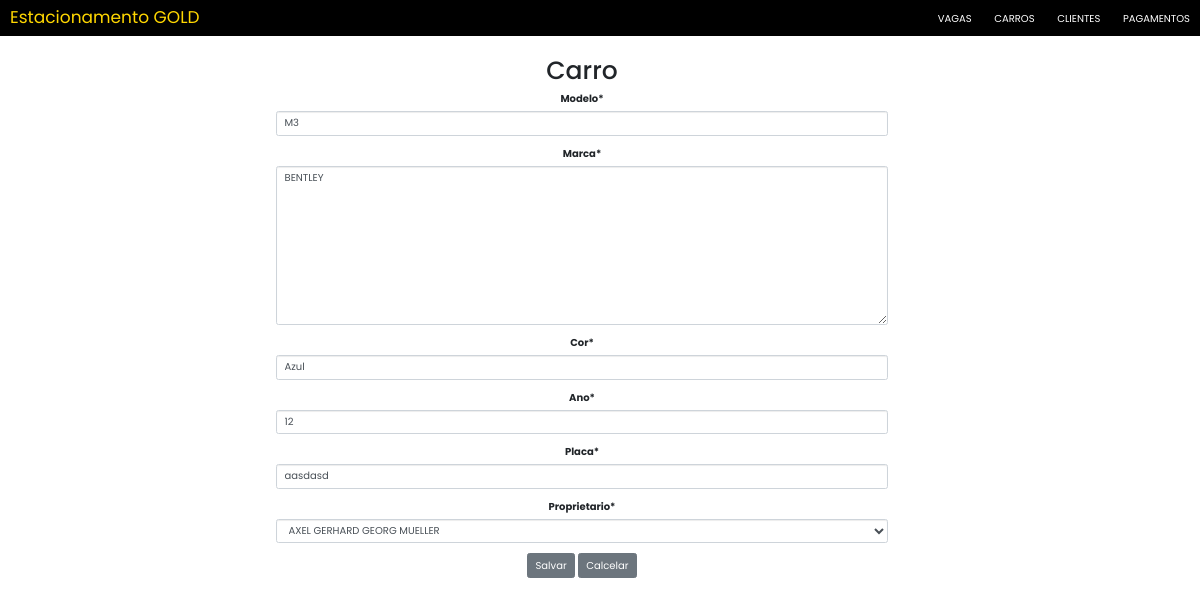
/carros/update/1/, run on an earlier commit of the app's database.
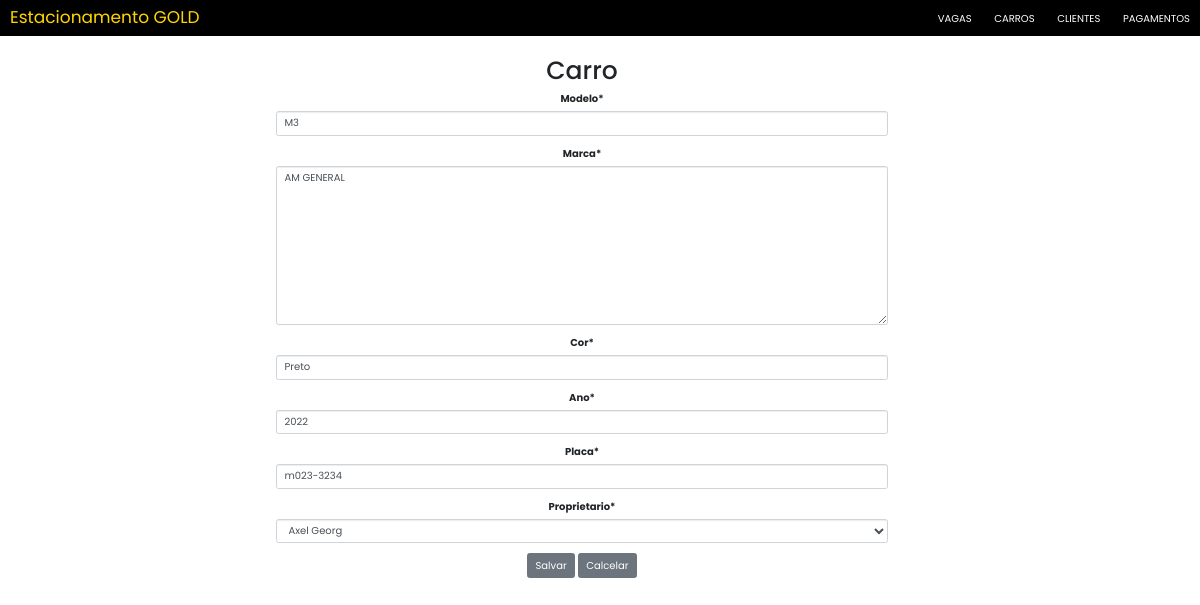
And on a later commit of the database.
### mainCarros/models.py (models this page shows, shortened)
class Carro(models.Model):
    modelo = models.CharField(max_length=20)
    marca = EnumChoiceField(EnumMarcas)
    cor = models.CharField(max_length=20)
    ano = models.IntegerField()
    placa = models.CharField(max_length=15, unique=True)
    proprietario = models.ForeignKey(Cliente, on_delete=models.CASCADE)
    dataHoraCadastro = models.DateTimeField(
        auto_now_add=True, editable=False, verbose_name="Data e Hora Cadastro")
    dataHoraAlteracao = models.DateTimeField(
        auto_now=True, editable=False, verbose_name="Data e Hora Alteração")
    ocupandoVaga = models.BooleanField(default=False, editable=False)

### mainCarros/views.py (the view)
# urls.py: path("update/<int:pk>/", views.CarroUpdate.as_view(), name="update"),
class CarroUpdate(UpdateView):
    model = Carro
    fields = '__all__'
    success_url = reverse_lazy('mainCarros:list')

### mainClientes/models.py (called while the page is built)
    def __str__(self) -> str:
        return self.nome

### mainCarros/templates/mainCarros/carro_form.html (shortened to what this page needs)
{% extends 'Estacionamento/base.html' %}
{% load static %}
{% load crispy_forms_tags %}
{% block content %}
<div style="text-align:center;margin-left: 25%; margin-right: 25%">
    <h1> Carro </h1>
    <form class="form-horizontal" method="post" action".">
        {{form|crispy}}
        <input type="submit" class="btn btn-secondary" value="Salvar">
        <input type="reset" class="btn btn-secondary" value="Calcelar" onclick="location.href = '{% url 'mainCarros:list' %}'">
    </form>
</div>
{% endblock %}

What changed in the data, as far as the page shows it:
changed Carro: marca "BENTLEY" → "AM GENERAL"; cor "Azul" → "Preto"; ano "12" → "2022"; placa "aasdasd" → "m023-3234"; proprietario "AXEL GERHARD GEORG MUELLER" → "Axel Georg"
